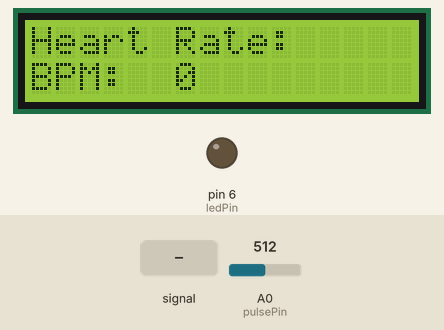
This sketch was run on a simulated Arduino Uno, built with avr-gcc and run on an emulated ATmega328P. Shown: 16×2 character LCD, output pins drawn as LEDs (lit = HIGH). Dashed ring = blinking. The test bench sets the inputs (shaded band); at power-on: A0 (pulsePin) = 512. What the sketch prints to the serial monitor is not drawn.

Above: at 3.2 s.
3.3 s: A0 (pulsePin) fed a 200 Hz sine of ±81 counts around its level
At 3.38 s:
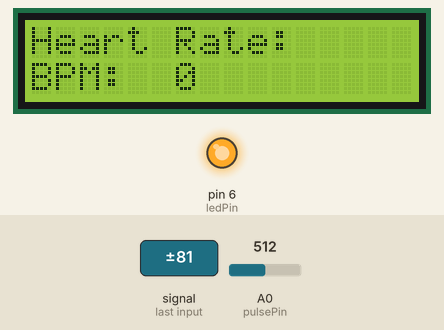
5.8 s: A0 (pulsePin) set to 560
At 6.39 s:
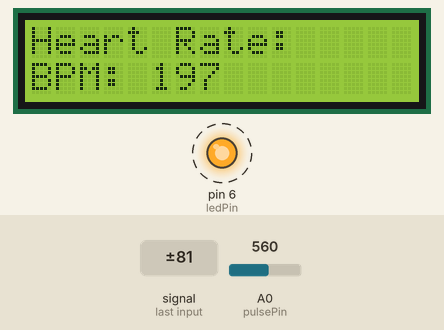
7.6 s: A0 (pulsePin) fed a 1000 Hz sine of ±255 counts around its level
At 9.5 s:
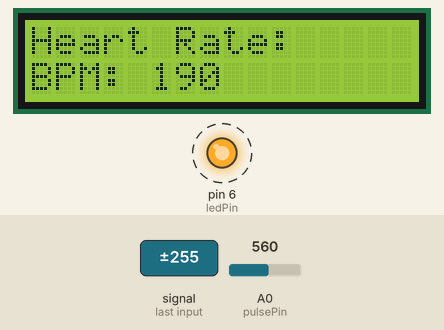
10.6 s: A0 (pulsePin) set to 538
At 11.4 s:
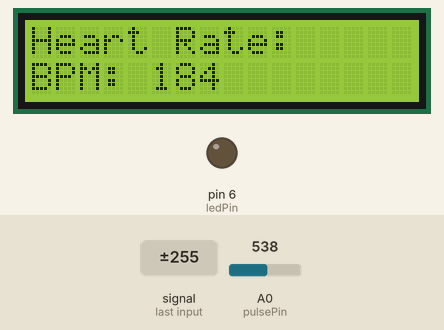
12.1 s: A0 (pulsePin) set to 716
At 12.48 s:
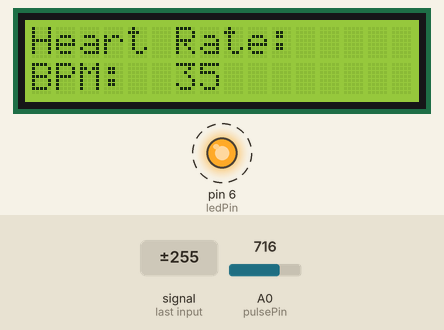
13.7 s: A0 (pulsePin) set to 540
At 14.4 s:
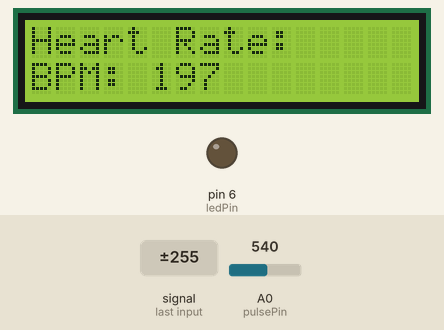
Timing chart, 0 to 16.2 s (numbered marks = the images above; inputs shaded):
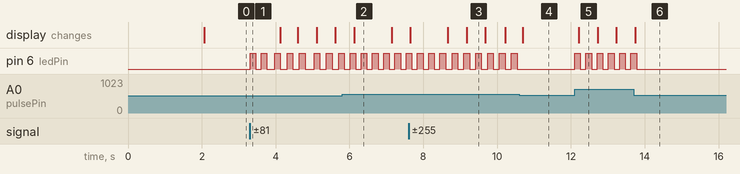

Measured:
- the behaviour switches between 551 and 550 on A0 (pulsePin) (found by bisection; images 3 and 4)
- after the input at 3.3 s, pin 6 (ledPin): LOW → HIGH at once, then repeats every 1.0 s: LOW 0.15 s, HIGH 0.15 s, LOW 0.21 s, HIGH 0.15 s, LOW 0.18 s, HIGH 0.15 s
- after the input at 5.8 s, the display: changes after 0.33 s (image 2)
- after the input at 7.6 s, the display: first differs from a run without the input after 1.6 s (image 3)
- after the input at 10.6 s, pin 6 (ledPin): stops changing and stays LOW
- after the input at 12.1 s, pin 6 (ledPin): alternates HIGH for 0.15 s and LOW for 0.15 s, starting at once; the display: changes after 0.11 s (image 5)
- after the input at 13.7 s, pin 6 (ledPin): goes on until 13.8 s, then stays LOW

The sketch:

pulse_sensor_lcd.ino
```cpp
#include <LiquidCrystal.h>

const int rs = 12;
const int en = 11;
const int d4 = 5;
const int d5 = 4;
const int d6 = 3;
const int d7 = 2;
LiquidCrystal lcd(rs, en, d4, d5, d6, d7);


const int pulsePin = A0;


const int ledPin = 6;

// variables
int BPM = 0;                    // heart rate
int Signal;                     // analog input from sensor
int Threshold = 550;            // detecting a beat
boolean heartBeat = false;      // detecting a new beat

// timing
unsigned long lastBeatTime = 0;
unsigned long currentTime = 0;
int beatCount = 0;
unsigned long refreshTime = 0;

void setup() {
  Serial.begin(9600);           // debug


  lcd.begin(16, 2);


  pinMode(pulsePin, INPUT);
  pinMode(ledPin, OUTPUT);

  // startup msg
  lcd.print("Pulse Sensor");
  lcd.setCursor(0, 1);
  lcd.print("Ready...");
  delay(2000);
  lcd.clear();


  lcd.print("Heart Rate:");
  lcd.setCursor(0, 1);
  lcd.print("BPM: ");
}

void loop() {

  Signal = analogRead(pulsePin);
  currentTime = millis();

  // see if signal meets threshold
  if (Signal > Threshold && !heartBeat) {
    heartBeat = true;

    // bpm
    unsigned long beatInterval = currentTime - lastBeatTime;

    if (beatInterval > 300) {
      lastBeatTime = currentTime;

      // bpm
      if (beatCount > 0) {
        BPM = (int)(60000 / beatInterval);
      }
      beatCount++;

      // Flash the LED
      digitalWrite(ledPin, HIGH);
      Serial.println(BPM);  // debug
    }
  }

  // turns led off
  if (heartBeat && (currentTime - lastBeatTime) > 150) {
    digitalWrite(ledPin, LOW);
    heartBeat = false;
  }

  // Update LCD display every 500ms
  if (currentTime - refreshTime > 500) {
    refreshTime = currentTime;

    // Display BPM on LCD
    lcd.setCursor(5, 1);

    if (BPM < 100) {
      lcd.print(" ");  // so it properly fits
    }
    lcd.print(BPM);
    lcd.print(" ");
  }

  delay(10);
}
```
